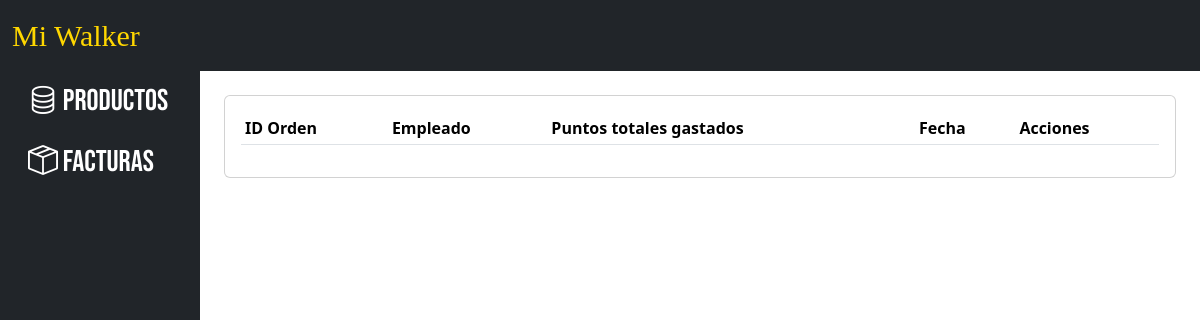
The app's page /orden_pedido/facturas/, older data.
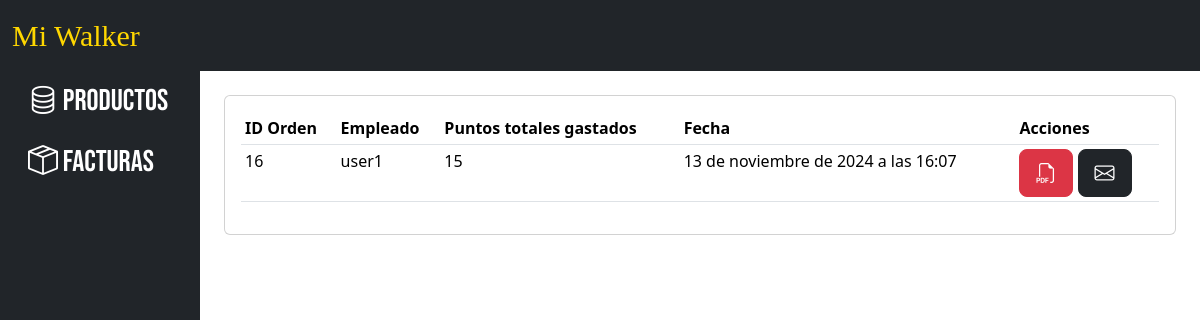
The same page, newer data.
### orden_pedido/models.py (models this page shows, shortened)
class OrdenPedido(models.Model):
    empleado = models.ForeignKey(User, on_delete=models.CASCADE, related_name="ordenes_pedido")
    razon_social = models.ForeignKey(Empleado, on_delete=models.CASCADE, related_name="razon_social")
    estado = models.CharField(max_length=20, default='Pendiente')  # 'pendiente', 'aprobada', 'rechazada'
    fecha_creacion = models.DateTimeField(auto_now_add=True)
    total_puntos = models.IntegerField()

### orden_pedido/views.py (the view)
# urls.py: path('facturas/', views.lista_facturas, name='facturas'),
def lista_facturas(request):
    ordenes_pendientes = OrdenPedido.objects.filter(estado="Aprobada").order_by(
        "-fecha_creacion"
    )
    return render(request, "components/facturas.html", {"ordenes": ordenes_pendientes})

### templates/components/facturas.html (shortened to what this page needs)
{% extends 'layouts/base_admin.html' %}
{% block content %}
<div class="card">
    <div class="card-body">
        <table class="table table-sm">
            <thead>
                <tr>
                    <th>ID Orden</th>
                    <th>Empleado</th>
                    <th>Puntos totales gastados</th>
                    <th>Fecha</th>
                    <th>Acciones</th>
                </tr>
            </thead>
            <tbody>
                {% for orden in ordenes %}
                <tr>
                    <td>{{ orden.id }}</td>
                    <td>{{ orden.empleado.username }}</td>
                    <td>{{ orden.total_puntos }}</td>
                    <td>{{ orden.fecha_creacion }}</td>
                    <td>
                        <a href="{% url 'generar_factura_pdf' orden.id %}" class="btn btn-danger btn-lg">
                            <i class="bi bi-filetype-pdf"></i>
                        </a>
                        <form action="{% url 'enviar_factura_email' orden.id %}" method="post" style="display:inline;">
                            <button type="submit" class="btn btn-dark btn-lg">
                                <i class="bi bi-envelope"></i>
                            </button>
                        </form>
                    </td>
                </tr>
                {% endfor %}
            </tbody>
        </table>
    </div>
</div>
{% endblock %}

Row changes from the older to the newer data that the page shows:
added OrdenPedido: id "16", empleado.username "user1", total_puntos "15", fecha_creacion "13 de noviembre de 2024 a las 16:07"
